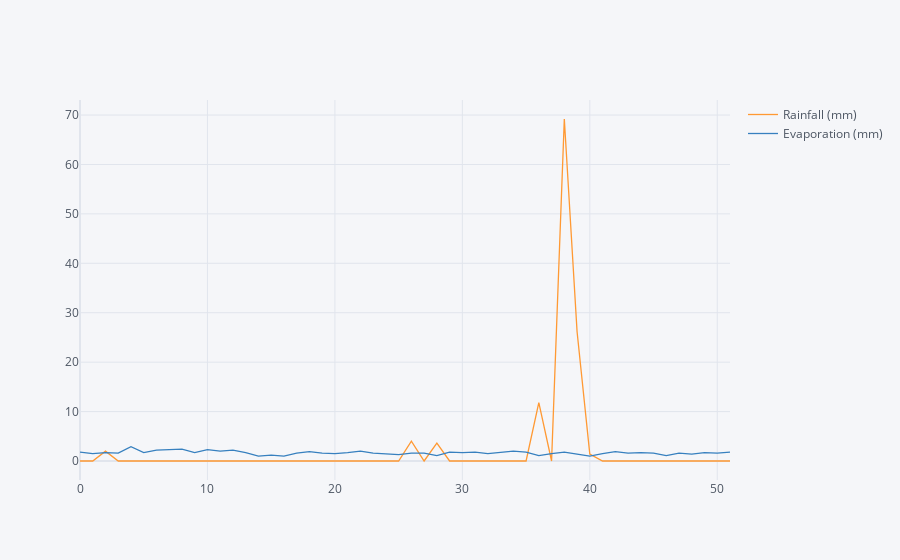

The code cell stored with this chart in its notebook:
### Code cell
#Graph for Rainfall and Evaporation
weatherdata[['Rainfall (mm)','Evaporation (mm)']].iplot(kind='scatter')

### Figure 1 — Plotly figure (JSON) as saved in the notebook; plotly's stock layout.template omitted (floating-point values rounded to 4 significant figures)
{"data": [{"line": {"color": "rgba(255, 153, 51, 1.0)", "dash": "solid", "shape": "linear", "width": 1.3}, "mode": "lines", "name": "Rainfall (mm)", "text": "", "type": "scatter", "x": [0, 1, 2, 3, 4, 5, 6, 7, 8, 9, 10, 11, 12, 13, 14, 15, 16, 17, 18, 19, 20, 21, 22, 23, 24, 25, 26, 27, 28, 29, 30, 31, 32, 33, 34, 35, 36, 37, 38, 39, 40, 41, 42, 43, 44, 45, 46, 47, 48, 49, 50, 51], "y": [0, 0, 2, 0, 0, 0, 0, 0, 0, 0, 0, 0, 0, 0, 0, 0, 0, 0, 0, 0, 0, 0, 0, 0, 0, 0, 4, 0, 3.6, 0, 0, 0, 0, 0, 0, 0, 11.8, 0, 69.2, 26.2, 1.4, 0, 0, 0, 0, 0, 0, 0, 0, 0, 0, 0]}, {"line": {"color": "rgba(55, 128, 191, 1.0)", "dash": "solid", "shape": "linear", "width": 1.3}, "mode": "lines", "name": "Evaporation (mm)", "text": "", "type": "scatter", "x": [0, 1, 2, 3, 4, 5, 6, 7, 8, 9, 10, 11, 12, 13, 14, 15, 16, 17, 18, 19, 20, 21, 22, 23, 24, 25, 26, 27, 28, 29, 30, 31, 32, 33, 34, 35, 36, 37, 38, 39, 40, 41, 42, 43, 44, 45, 46, 47, 48, 49, 50, 51], "y": [1.8, 1.5, 1.7, 1.6, 2.9, 1.7, 2.2, 2.3, 2.4, 1.7, 2.3, 2, 2.2, 1.7, 1, 1.2, 1, 1.6, 1.9, 1.6, 1.5, 1.7, 2, 1.6, 1.5, 1.3, 1.6, 1.6, 1.1, 1.8, 1.7, 1.8, 1.5, 1.7, 2, 1.8, 1.1, 1.5, 1.8, 1.4, 1, 1.5, 1.9, 1.6, 1.7, 1.6, 1.1, 1.6, 1.4, 1.7, 1.6, 1.8]}], "layout": {"legend": {"bgcolor": "#F5F6F9", "font": {"color": "#4D5663"}}, "paper_bgcolor": "#F5F6F9", "plot_bgcolor": "#F5F6F9", "title": {"font": {"color": "#4D5663"}}, "xaxis": {"gridcolor": "#E1E5ED", "showgrid": true, "tickfont": {"color": "#4D5663"}, "title": {"font": {"color": "#4D5663"}, "text": ""}, "zerolinecolor": "#E1E5ED"}, "yaxis": {"gridcolor": "#E1E5ED", "showgrid": true, "tickfont": {"color": "#4D5663"}, "title": {"font": {"color": "#4D5663"}, "text": ""}, "zerolinecolor": "#E1E5ED"}}}
